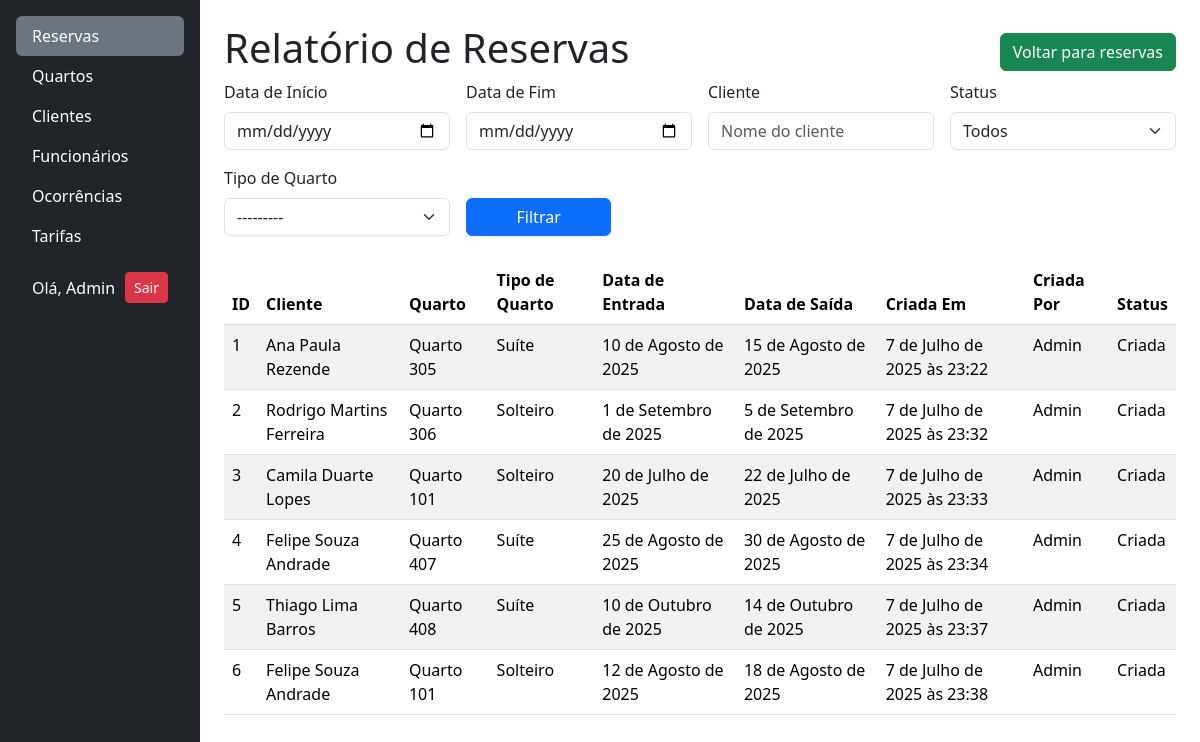
Before: /relatorio/ (signed in) with the older database file.
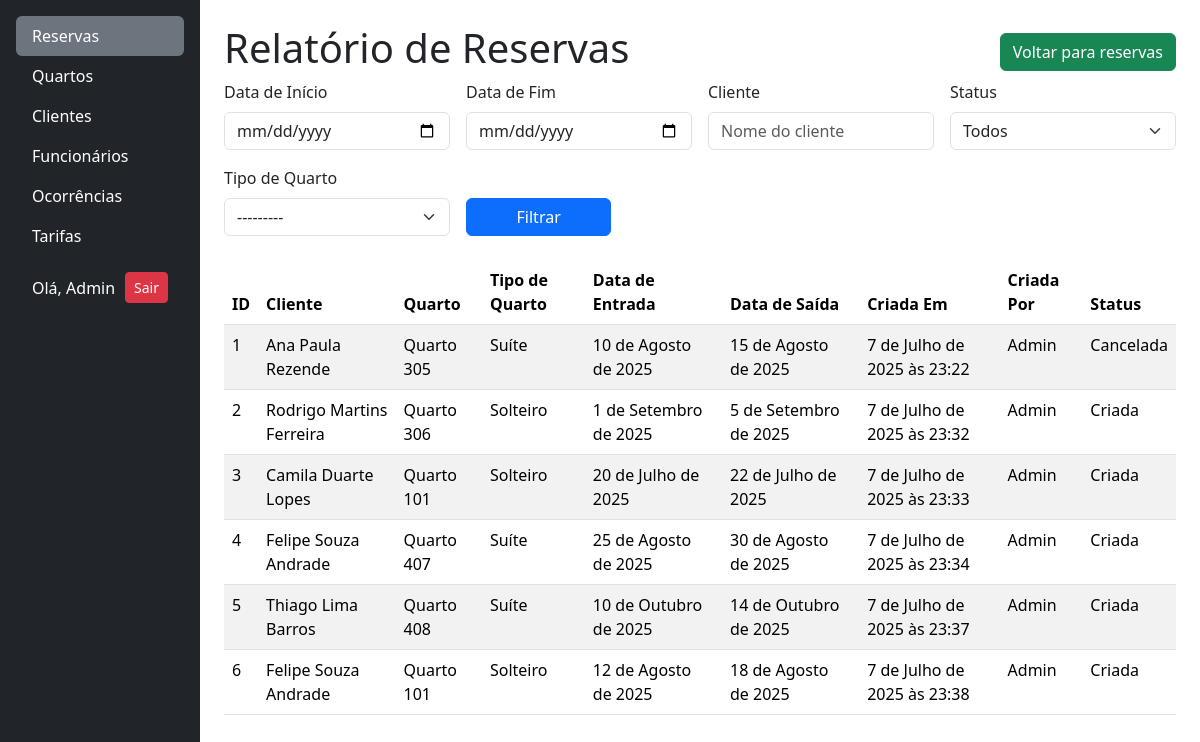
After: the same page with the newer database file.
### reservas/models.py (models this page shows, shortened)
class Reserva(models.Model):
    data_entrada = models.DateField()
    data_saida = models.DateField()
    cliente = models.ForeignKey(Cliente, on_delete=models.RESTRICT)
    funcionario = models.ForeignKey(User, on_delete=models.RESTRICT)
    quarto = models.ForeignKey(Quarto, on_delete=models.RESTRICT)
    criada_em = models.DateTimeField(auto_now_add=True)
    status = models.CharField(
        max_length=20,
        choices=STATUS_RESERVA_CHOICES,
        default='criada',
    )

### clientes/models.py (models this page shows, shortened)
class Cliente(models.Model):
    nome = models.CharField(max_length=50, blank=False)
    email = models.EmailField(max_length=254, blank=False)
    telefone = models.CharField(max_length=11, blank=False)
    cpf = models.CharField(max_length=11, unique=True, blank=False)
    endereco = models.CharField(
        max_length=50, blank=False, verbose_name="Endereço")
    cep = models.CharField(max_length=8, blank=False)
    ativo = models.BooleanField(default=True)

### quartos/models.py (models this page shows, shortened)
class Quarto(models.Model):
    numero = models.IntegerField(
        unique=True,
        verbose_name="Número do Quarto"
    )
    andar = models.IntegerField(
        verbose_name="Andar do Quarto"
    )
    descricao = models.TextField(
        blank=True,
        null=True,
        verbose_name="Descrição do Quarto"
    )
    status = models.CharField(
        choices=QUARTO_STATUS_CHOICES,
        max_length=25,
        blank=False,
        verbose_name="Status Atual"
    )
    tipo = models.ForeignKey(
        TipoQuarto,
        on_delete=models.RESTRICT,
        verbose_name="Tipo de Quarto"
    )
    foto = StdImageField(
        upload_to='fotos/quartos',
        variations={'thumb': (150, 150), 'medium': (
            300, 300), 'large': (600, 400)},
        blank=True,
        null=True
    )
    def __str__(self):
        return f"Quarto {self.numero}"

class TipoQuarto(models.Model):
    nome = models.CharField(max_length=100, unique=True, blank=False)
    descricao = models.TextField(max_length=400, blank=True, null=True)
    capacidade = models.IntegerField(verbose_name="Capacidade", blank=False)
    def __str__(self):
        return f"{self.nome}"

### reservas/views.py (the view)
# urls.py: path('relatorio/', views.gerar_relatorio_reservas, name='relatorio_reservas'),
@login_required
def gerar_relatorio_reservas(request):
    form = RelatorioReservas(request.GET or None)
    reservas = Reserva.objects.select_related(
        'cliente', 'quarto', 'funcionario').all()
    if form.is_valid():
        data_inicio = form.cleaned_data.get('data_inicio')
        data_fim = form.cleaned_data.get('data_fim')
        cliente = form.cleaned_data.get('cliente')
        status = form.cleaned_data.get('status')
        quarto = form.cleaned_data.get('quarto')
        if data_inicio:
            reservas = reservas.filter(data_entrada__gte=data_inicio)
        if data_fim:
            reservas = reservas.filter(data_saida__lte=data_fim)
        if cliente:
            reservas = reservas.filter(cliente__nome__icontains=cliente)
        if status:
            reservas = reservas.filter(status=status)
        if quarto:
            reservas = reservas.filter(quarto__tipo__nome__icontains=quarto)
    else:
        messages.error(request, form.errors.as_text())
    for reserva in reservas:
        reserva.nome_status = STATUS_MAP.get(
            reserva.status, 'Desconhecido')
    context = {
        'form': form,
        'reservas': reservas,
    }
    return render(request, 'reservas/relatorio_reservas.html', context)

### reservas/forms.py
class RelatorioReservas(forms.Form):
    data_inicio = forms.DateField(
        required=False,
        label="Data de Início",
        widget=forms.DateInput(attrs={
            'type': 'date',
            'class': 'form-control'
        }),
        input_formats=['%Y-%m-%d']
    )
    data_fim = forms.DateField(
        required=False,
        label="Data de Fim",
        widget=forms.DateInput(attrs={
            'type': 'date',
            'class': 'form-control'
        }),
        input_formats=['%Y-%m-%d']
    )
    cliente = forms.CharField(
        required=False,
        label="Cliente",
        widget=forms.TextInput(attrs={
            'class': 'form-control',
            'placeholder': 'Nome do cliente'
        })
    )
    status = forms.ChoiceField(
        required=False,
        label="Status",
        choices=[('', 'Todos')] + STATUS_RESERVA_CHOICES,
        widget=forms.Select(attrs={'class': 'form-select'})
    )
    quarto = forms.ModelChoiceField(
        required=False,
        label="Tipo de Quarto",
        queryset=TipoQuarto.objects.all(),
        widget=forms.Select(attrs={
            'class': 'form-select'
        })
    )

### reservas/templates/reservas/relatorio_reservas.html
{% extends 'base.html' %}
{% block content %}
<div class="d-flex flex-wrap align-items-center gap-2 justify-content-between">
    <h1>Relatório de Reservas</h1>
    <a href="{% url 'reservas:reservas' %}" class="btn btn-success">Voltar para reservas</a>
</div>
<form method="get" action="" class="mb-4">
    <div class="row g-3">
        <div class="col-md-3">
            <label for="{{ form.data_inicio.id_for_label }}" class="form-label">{{ form.data_inicio.label }}</label>
            {{ form.data_inicio }}
        </div>
        <div class="col-md-3">
            <label for="{{ form.data_fim.id_for_label }}" class="form-label">{{ form.data_fim.label }}</label>
            {{ form.data_fim }}
        </div>
        <div class="col-md-3">
            <label for="{{ form.cliente.id_for_label }}" class="form-label">{{ form.cliente.label }}</label>
            {{ form.cliente }}
        </div>
        <div class="col-md-3">
            <label for="{{ form.status.id_for_label }}" class="form-label">{{ form.status.label }}</label>
            {{ form.status }}
        </div>
        <div class="col-md-3">
            <label for="{{ form.quarto.id_for_label }}" class="form-label">{{ form.quarto.label }}</label>
            {{ form.quarto }}
        </div>
        <div class="col-md-2">
            <label class="form-label d-block">&nbsp;</label>
            <button type="submit" class="btn btn-primary w-100">Filtrar</button>
        </div>
    </div>
</form>
<div class="table-responsive mt-4">
    <table class="table table-striped">
        <thead>
            <tr>
                <th>ID</th>
                <th>Cliente</th>
                <th>Quarto</th>
                <th>Tipo de Quarto</th>
                <th>Data de Entrada</th>
                <th>Data de Saída</th>
                <th>Criada Em</th>
                <th>Criada Por</th>
                <th>Status</th>
            </tr>
        </thead>
        <tbody>
            {% for reserva in reservas %}
            <tr>
                <td>{{ reserva.id }}</td>
                <td>{{ reserva.cliente.nome }}</td>
                <td>{{ reserva.quarto }}</td>
                <td>{{ reserva.quarto.tipo.nome }}</td>
                <td>{{ reserva.data_entrada }}</td>
                <td>{{ reserva.data_saida }}</td>
                <td>{{ reserva.criada_em }}</td>
                <td>{{ reserva.funcionario.first_name }}</td>
                <td>{{ reserva.nome_status }}</th>
            </tr>
            {% empty %}
            <tr>
                <td colspan="6" class="text-center">Nenhum registro de reserva encontrado.</td>
            </tr>
            {% endfor %}
        </tbody>
    </table>
</div>
{% endblock %}

Changed rows visible on the page:
changed Reserva "Ana Paula Rezende": nome_status "Criada" → "Cancelada"
